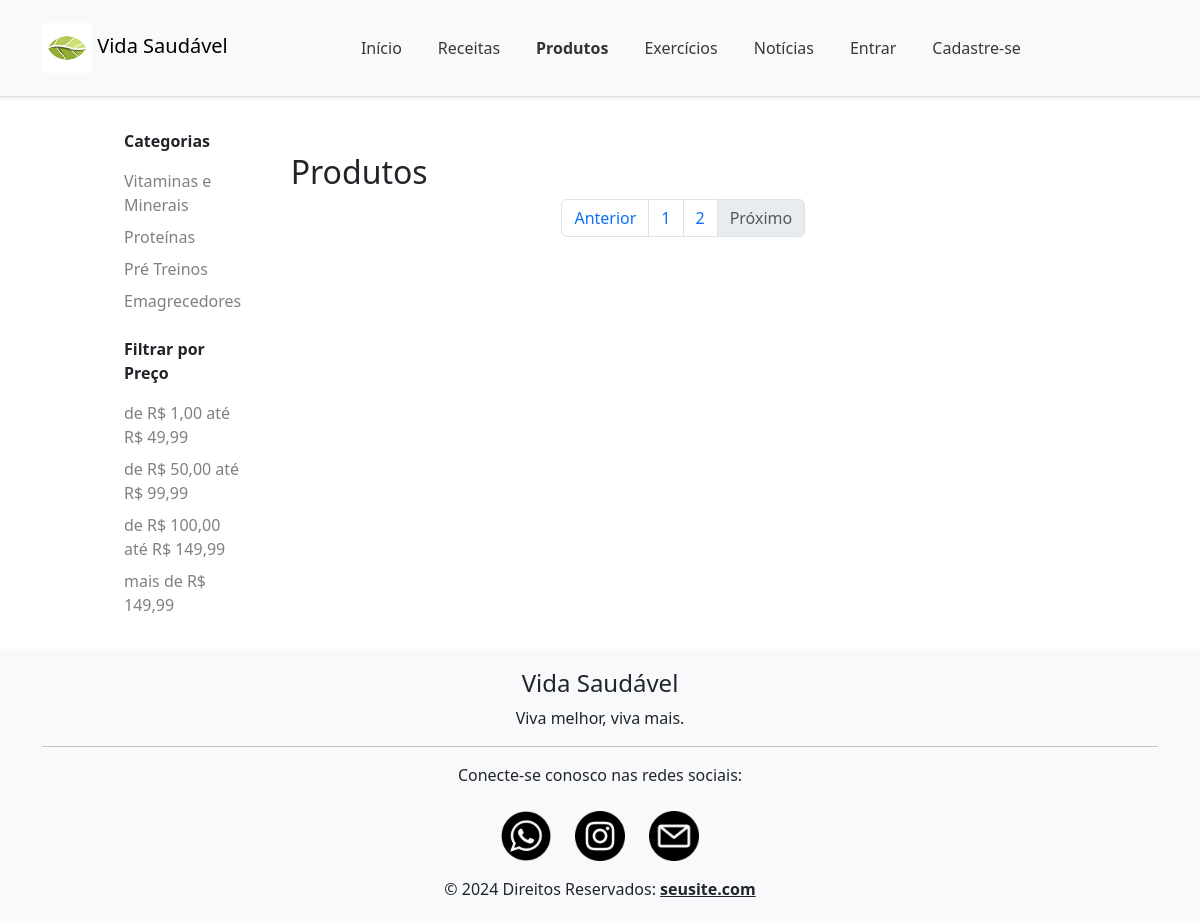
/produtos.php?pagina=3, run on an earlier commit of the app's database.
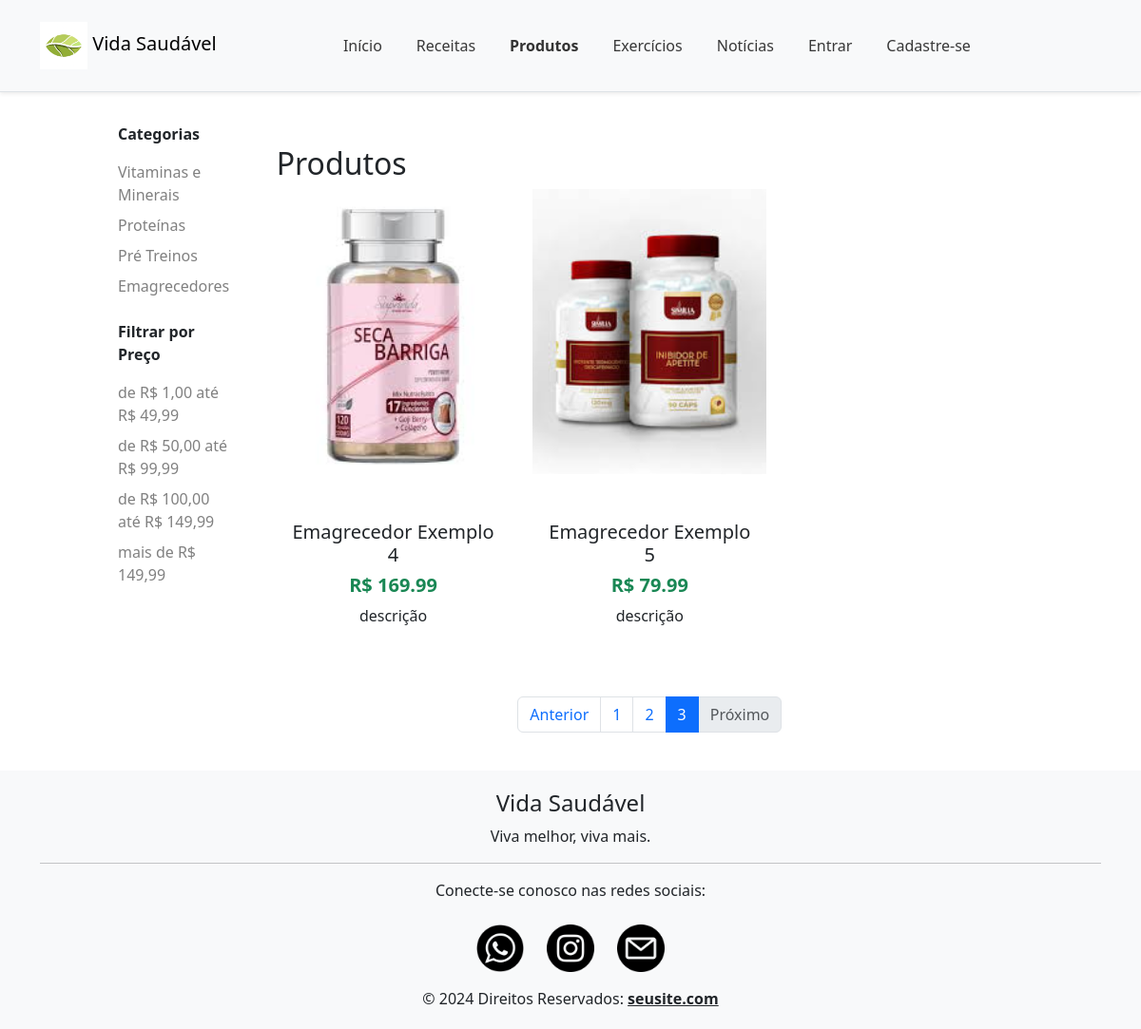
And on a later commit of the database.
### tables this page shows
CREATE TABLE IF NOT EXISTS `produtos` (
  `produto_id` int NOT NULL AUTO_INCREMENT,
  `nome` varchar(255) NOT NULL,
  `preco` decimal(10,2) NOT NULL,
  `estoque` int NOT NULL,
  `categoria_id` int DEFAULT NULL,
  `imagem` varchar(255) DEFAULT NULL,
  `sobre` text,
  `beneficios` text,
  `recomendacoes` text,
  `data_criacao` timestamp NULL DEFAULT CURRENT_TIMESTAMP,
  `data_atualizacao` timestamp NULL DEFAULT CURRENT_TIMESTAMP ON UPDATE CURRENT_TIMESTAMP,
  `peso` decimal(10,2) NOT NULL DEFAULT '0.00',
  `largura` decimal(10,2) NOT NULL DEFAULT '0.00',
  `altura` decimal(10,2) NOT NULL DEFAULT '0.00',
  `comprimento` decimal(10,2) NOT NULL DEFAULT '0.00',
  PRIMARY KEY (`produto_id`),
  KEY `categoria_id` (`categoria_id`)
);

### produtos.php (the view, shortened to what this page needs)
<?php
require_once "conexao.php";
$por_pagina = 9;
$total_produtos = $conn->query("SELECT COUNT(*) AS total FROM Produtos")->fetch_assoc()['total'];
$total_paginas = ceil($total_produtos / $por_pagina);
$pagina_atual = isset($_GET['pagina']) ? $_GET['pagina'] : 1;
$inicio = ($pagina_atual - 1) * $por_pagina;
$sql = "SELECT * FROM Produtos LIMIT $inicio, $por_pagina";
$result = $conn->query($sql);
$produtos = $result->fetch_all(MYSQLI_ASSOC);
$categorias = ["Vitaminas e Minerais", "Proteínas", "Pré Treinos", "Emagrecedores"];
?>
<!doctype html>
<html lang="pt-br">
    <head>
        <link
            href="https://cdn.jsdelivr.net/npm/bootstrap@5.3.2/dist/css/bootstrap.min.css"
            rel="stylesheet"
        />
        <link rel="stylesheet" type="text/css" href="stylesproduto.css">
    </head>
    <body>
        <header class="header bg-light sticky-top border-bottom shadow-sm">
            <div class="container">
                <nav class="navbar navbar-expand-lg">
                    <a class="navbar-brand" href="principal.html">
                        <img src="img/logo.png" alt="Logo" style="height: 50px; width: auto; object-fit: contain;">
                        Vida Saudável
                    </a>
                    <div class="collapse navbar-collapse" id="navbarNav">
                        <ul class="navbar-nav mx-auto">
                            <li class="nav-item">
                                <a class="nav-link" href="principal.php">Início</a>
                            </li>
                            <li class="nav-item">
                                <a class="nav-link" href="#contato">Receitas</a>
                            </li>
                            <li class="nav-item">
                                <a class="nav-link active" href="produtos.php">Produtos</a>
                            </li>
                            <li class="nav-item">
                                <a class="nav-link" href="#servicos">Exercícios</a>
                            </li>
                            <li class="nav-item">
                                <a class="nav-link" href="noticia22.php">Notícias</a>
                            </li>
                            <li class="nav-item">
                                <a class="nav-link" href="#contato">Entrar</a>
                            </li>
                            <li class="nav-item">
                                <a class="nav-link" href="#contato">Cadastre-se</a>
                            </li>
                        </ul>
                    </div>
                </nav>
            </div>
        </header>
        <main>
        <div class="container-fluid mt-2 col-lg-10">
            <div class="row">
                <div class="col-md-2 p-4">
                    <div class="fw-bold mb-3 display-9">Categorias</div>
                    <?php foreach($categorias as $key => $categoria): ?>
                        <div class="row">
                            <a href="produtos.php?categoria_id=<?= $key + 1 ?>" class="w-100 mb-2 d-block categoria-link"><?= $categoria ?></a>
                        </div>
                    <?php endforeach; ?>
                    <div class="fw-bold mb-3 mt-3 display-9">Filtrar por Preço</div>
                    <div class="row">
                        <a href="produtos.php?preco=1-49.99" class="w-100 mb-2 d-block categoria-link">de R$ 1,00 até R$ 49,99</a>
                    </div>
                    <div class="row">
                        <a href="produtos.php?preco=50-99.99" class="w-100 mb-2 d-block categoria-link">de R$ 50,00 até R$ 99,99</a>
                    </div>
                    <div class="row">
                        <a href="produtos.php?preco=100-149.99" class="w-100 mb-2 d-block categoria-link">de R$ 100,00 até R$ 149,99</a>
                    </div>
                    <div class="row">
                        <a href="produtos.php?preco=150-" class="w-100 mb-2 d-block categoria-link">mais de R$ 149,99</a>
                    </div>
                </div>
                <div class="col-md-10 p-4 mt-4">
                    <div class="row">
                        <div class="col-12">
                            <h2 class="text-start">Produtos</h2>
                        </div>
                    </div>
                    <div class="row row-cols-1 row-cols-md-3 g-4">
                        <?php foreach($produtos as $produto): ?>
                            <div class="col">
                                <a href="produto.php?produto_id=<?= $produto['produto_id'] ?>" class="card-link">
                                    <div class="card rounded-0 border-0">
                                        <img src="<?= $produto['imagem'] ?>" class="card-img-top rounded-0" alt="...">
                                        <div class="card-body d-flex flex-column justify-content-center align-items-center">
                                            <h5 class="card-title"><?= $produto['nome'] ?></h5>
                                            <h6 class="card-price text-success">R$ <?= number_format($produto['preco'], 2) ?></h6>
                                            <p class="card-text"><?= $produto['sobre'] ?></p>
                                        </div>
                                    </div>
                                </a>
                            </div>
                        <?php endforeach; ?>
                    </div>
                    <div class="row justify-content-center mt-4">
                        <div class="col-md-10">
                            <nav aria-label="Page navigation" class="d-flex justify-content-center">
                                <ul class="pagination">
                                    <li class="page-item <?= $pagina_atual <= 1 ? 'disabled' : '' ?>">
                                        <a class="page-link" href="produtos.php?pagina=<?= $pagina_atual - 1 ?>" tabindex="-1" aria-disabled="true">Anterior</a>
                                    </li>
                                    <?php for ($i = 1; $i <= $total_paginas; $i++): ?>
                                        <li class="page-item <?= $i == $pagina_atual ? 'active' : '' ?>"><a class="page-link" href="produtos.php?pagina=<?= $i ?>"><?= $i ?></a></li>
                                    <?php endfor; ?>
                                    <li class="page-item <?= $pagina_atual >= $total_paginas ? 'disabled' : '' ?>">
                                        <a class="page-link" href="produtos.php?pagina=<?= $pagina_atual + 1 ?>">Próximo</a>
                                    </li>
                                </ul>
                            </nav>
                        </div>
                    </div>
                </div>
            </div>
        </div>
        </main>
        <footer class="site-footer bg-light">
            <div class="container">
                <div class="footer-top text-center mb-3">
                    <h4>Vida Saudável</h4>
                    <p>Viva melhor, viva mais.</p>
                </div>
                <hr>
                <div class="d-none d-lg-block text-center mb-4">
                    <span>Conecte-se conosco nas redes sociais:</span>
                </div>
                <div class="contact-icons text-center mb-3">
                    <img src="img/whatsapp.png" alt="Ícone de telefone" class="contact-icon">
                    <img src="img/instagram.png" alt="Ícone de e-mail" class="contact-icon">
                    <img src="img/email.png" alt="Ícone de localização" class="contact-icon">
                </div>
                <div class="copy-right text-center mt-3">
                    © 2024 Direitos Reservados:
                    <a class="text-reset fw-bold" href="https://seusite.com/">seusite.com</a>
                </div>
            </div>
        </footer>
    </body>
</html>

### stylesproduto.css (style rules this page uses)
.categoria-link { color: grey; text-decoration: none; }
.card-link { text-decoration: none; color: inherit; display: block; }
.card-img-top { width: 100%; height: 300px; object-fit: cover; }
.card-body { max-height: 210px; min-height: 210px; display: flex; flex-direction: column; justify-content: space-between; }
.card-title, .card-text { text-align: center; }
.card-price { font-size: 20px; font-weight: bold; }
.header { padding: 10px 0; }
.navbar-nav { display: flex; justify-content: center; width: 100%; }
.nav-link { color: #383838 !important; margin-right: 20px; }
.nav-link.active { font-weight: bold; color: #333 !important; }
.collapse.navbar-collapse { justify-content: flex-end; }
.site-footer { padding: 20px 0; }
.contact-icon { width: 50px; height: auto; margin: 0 10px; }

What changed in the data, as far as the page shows it:
added produtos: imagem (picture), nome "Emagrecedor Exemplo 4", preco "169.99", sobre "descrição"
added produtos: imagem (picture), nome "Emagrecedor Exemplo 5", preco "79.99", sobre "descrição"
Also different on the page:
new list line: "3"
